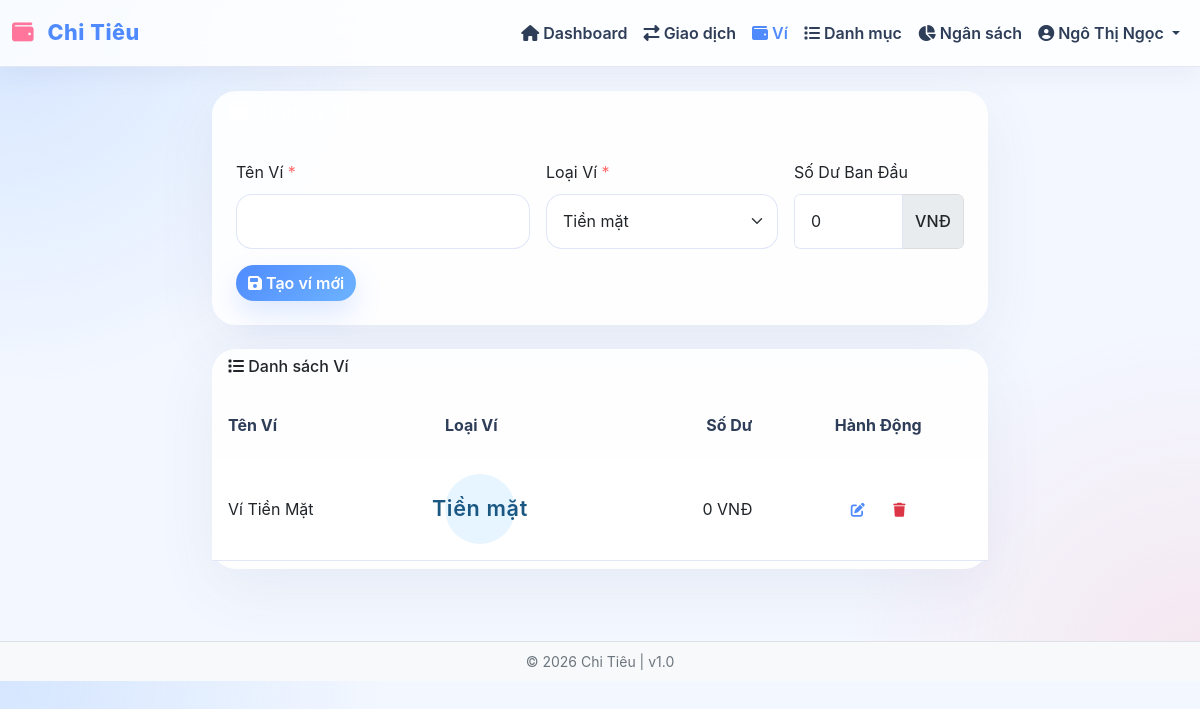
The page /wallets.php (signed in) on the database as committed earlier.
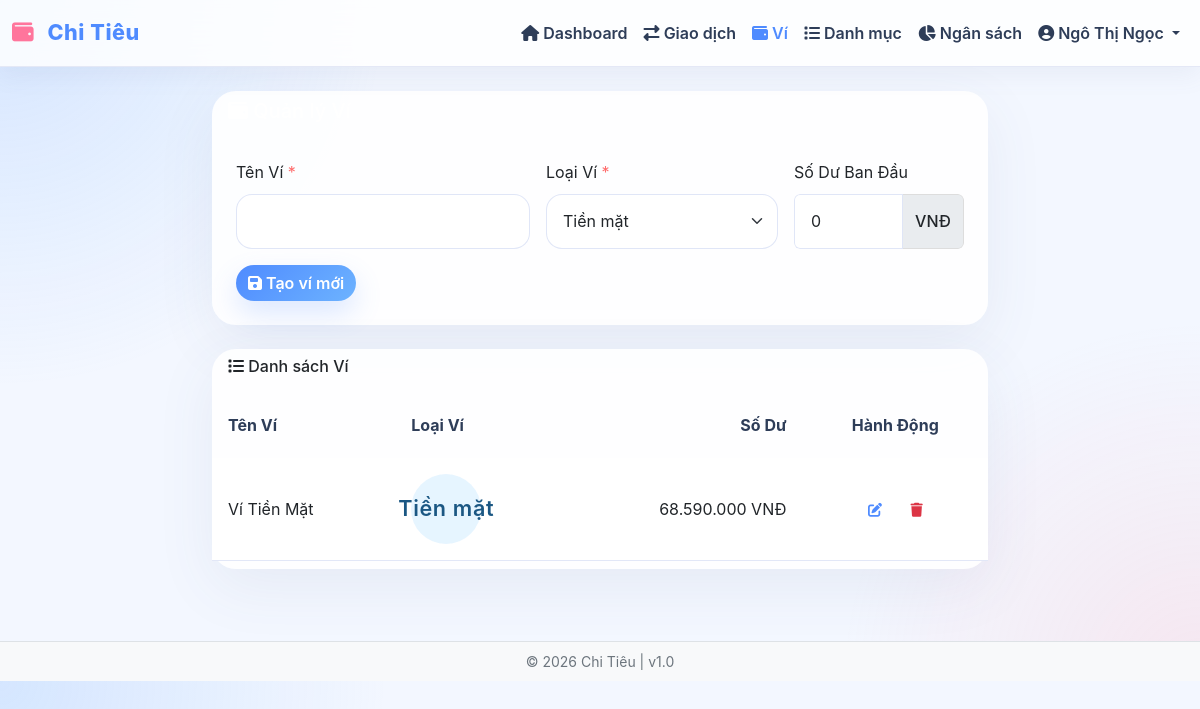
The same page on the database as committed later.
### tables this page shows
CREATE TABLE wallets (
    id INT PRIMARY KEY AUTO_INCREMENT,
    user_id INT NOT NULL,
    name VARCHAR(100) NOT NULL,
    type ENUM('Tiền mặt', 'Tài khoản ngân hàng', 'Tiết kiệm') NOT NULL DEFAULT 'Tiền mặt',
    balance DECIMAL(15, 2) NOT NULL DEFAULT 0,
    created_at TIMESTAMP DEFAULT CURRENT_TIMESTAMP,
    updated_at TIMESTAMP DEFAULT CURRENT_TIMESTAMP ON UPDATE CURRENT_TIMESTAMP,
    CONSTRAINT fk_wallet_user FOREIGN KEY (user_id) REFERENCES users(id) ON DELETE CASCADE,
    INDEX idx_wallet_user (user_id)
);

### app/functions.php (called while the page is built, shortened)
<?php
function formatCurrency($amount) {
    return number_format($amount, 0, ',', '.') . ' ' . CURRENCY;
}
function isAuthenticated() {
    return isset($_SESSION['user_id']);
}
function e($text) {
    return htmlspecialchars($text, ENT_QUOTES, 'UTF-8');
}
function getUserWallets($user_id, $db) {
    $query = "SELECT id, name, type, balance FROM wallets WHERE user_id = ? ORDER BY name";
    return $db->execute($query, [$user_id]);
}
function generateCsrfToken() {
    return $_SESSION['csrf_token'];
}

### app/Database.php (called while the page is built, shortened)
<?php
class Database {
    private $connection;
    private $host = DB_HOST;
    private $user = DB_USER;
    private $pass = DB_PASS;
    private $name = DB_NAME;
    public function connect() {
        $this->connection = new mysqli(
            $this->host,
            $this->user,
            $this->pass,
            $this->name
        );
        $this->connection->set_charset("utf8mb4");
        return $this->connection;
    }
    public function execute($sql, $params = [], $types = '') {
        try {
            $stmt = $this->connection->prepare($sql);
            if (!empty($params)) {
                if (empty($types)) {
                    $types = $this->detectTypes($params);
                }
                if (!$stmt->bind_param($types, ...$params)) {
                    throw new Exception("Bind Param Error: " . $stmt->error);
                }
            }
            if (!$stmt->execute()) {
                throw new Exception("Execute Error: " . $stmt->error);
            }
            $result = $stmt->get_result();
            return $result ? $result : $stmt;
        } catch (Exception $e) {
            error_log("Database Error: " . $e->getMessage());
            if (preg_match('/^(INSERT|UPDATE|DELETE)/i', $sql)) {
                return false;
            }
            return $this->connection->query("SELECT 1 WHERE 0");
        }
    }
    private function detectTypes($params) {
        $types = '';
        foreach ($params as $param) {
            if (is_int($param)) {
                $types .= 'i';
            } elseif (is_float($param)) {
                $types .= 'd';
            } else {
                $types .= 's';
            }
        }
        return $types;
    }
}

### wallets.php (the view, shortened to what this page needs)
<?php
require_once 'app/Database.php';
require_once 'app/functions.php';
$user_id = $_SESSION['user_id'];
$wallet = null;
$wallets = getUserWallets($user_id, $db);
?>
<?php include 'views/header.php'; ?>
<div class="row justify-content-center">
    <div class="col-lg-8">
        <div class="card border-0 shadow-sm mb-4">
            <div class="card-header bg-primary text-white">
                <h5 class="mb-0"><i class="fas fa-wallet"></i> Quản lý Ví</h5>
            </div>
            <div class="card-body">
                <form method="POST" class="row g-3">
                    <div class="col-md-5">
                        <label class="form-label">Tên Ví <span class="text-danger">*</span></label>
                        <input type="text" name="name" class="form-control" value="<?php echo $wallet ? e($wallet['name']) : ''; ?>" required>
                    </div>
                    <div class="col-md-4">
                        <label class="form-label">Loại Ví <span class="text-danger">*</span></label>
                        <select name="type" class="form-select" required>
                            <option value="Tiền mặt" <?php echo ($wallet && $wallet['type'] == 'Tiền mặt') ? 'selected' : ''; ?>>Tiền mặt</option>
                        </select>
                    </div>
                    <div class="col-md-3">
                        <label class="form-label">Số Dư Ban Đầu</label>
                        <div class="input-group">
                            <input type="number" min="0" step="0.01" name="balance" class="form-control" value="<?php echo $wallet ? e($wallet['balance']) : '0'; ?>">
                            <span class="input-group-text"><?php echo CURRENCY; ?></span>
                        </div>
                    </div>
                    <div class="col-12 d-flex gap-2">
                        <button type="submit" class="btn btn-primary">
                            <i class="fas fa-save"></i> <?php echo $wallet ? 'Cập nhật ví' : 'Tạo ví mới'; ?>
                        </button>
                    </div>
                </form>
            </div>
        </div>
        <div class="card border-0 shadow-sm">
            <div class="card-header bg-white border-bottom">
                <h6 class="mb-0"><i class="fas fa-list"></i> Danh sách Ví</h6>
            </div>
            <div class="card-body p-0">
                <div class="table-responsive">
                    <table class="table table-hover mb-0 align-middle">
                        <thead class="table-light">
                            <tr>
                                <th>Tên Ví</th>
                                <th>Loại Ví</th>
                                <th class="text-end">Số Dư</th>
                                <th class="text-center">Hành Động</th>
                            </tr>
                        </thead>
                        <tbody>
                            <?php if ($wallets->num_rows == 0): ?>
                            <tr>
                                <td colspan="4" class="text-center py-4 text-muted">Chưa có ví nào. Hãy tạo ví để bắt đầu.</td>
                            </tr>
                            <?php else: ?>
                                <?php while ($item = $wallets->fetch_assoc()): ?>
                                <tr>
                                    <td><?php echo e($item['name']); ?></td>
                                    <td><span class="badge bg-info text-white"><?php echo e($item['type'] ?? 'Tiền mặt'); ?></span></td>
                                    <td class="text-end"><?php echo formatCurrency($item['balance']); ?></td>
                                    <td class="text-center">
                                        <a href="<?php echo BASE_URL; ?>wallets.php?id=<?php echo $item['id']; ?>" class="btn btn-sm btn-outline-primary" title="Sửa">
                                            <i class="fas fa-edit"></i>
                                        </a>
                                         <a href="<?php echo BASE_URL; ?>wallets.php?action=delete&id=<?php echo $item['id']; ?>&csrf_token=<?php echo generateCsrfToken(); ?>" class="btn btn-sm btn-outline-danger" onclick="return confirm('Bạn chắc chắn muốn xóa ví này chứ?');" title="Xóa">
                                            <i class="fas fa-trash"></i>
                                        </a>
                                    </td>
                                </tr>
                                <?php endwhile; ?>
                            <?php endif; ?>
                        </tbody>
                    </table>
                </div>
            </div>
        </div>
    </div>
</div>
<?php include 'views/footer.php'; ?>

### views/header.php (shortened to what this page needs)
<!DOCTYPE html>
<html lang="vi">
<head>
    <link href="https://cdn.jsdelivr.net/npm/bootstrap@5.3.0/dist/css/bootstrap.min.css" rel="stylesheet">
    <link rel="stylesheet" href="https://cdnjs.cloudflare.com/ajax/libs/font-awesome/6.4.0/css/all.min.css">
    <link rel="stylesheet" href="<?php echo BASE_URL; ?>public/css/style.css?v=1.1">
</head>
<body>
    <?php if (isAuthenticated()): ?>
    <nav class="navbar navbar-expand-lg navbar-dark bg-primary sticky-top">
        <div class="container-fluid">
            <a class="navbar-brand" href="<?php echo BASE_URL; ?>dashboard.php">
                <i class="fas fa-wallet"></i> <?php echo APP_NAME; ?>
            </a>
            <div class="collapse navbar-collapse" id="navbarNav">
                <ul class="navbar-nav ms-auto">
                    <li class="nav-item">
                        <a class="nav-link" href="<?php echo BASE_URL; ?>dashboard.php">
                            <i class="fas fa-home"></i> Dashboard
                        </a>
                    </li>
                    <li class="nav-item">
                        <a class="nav-link" href="<?php echo BASE_URL; ?>transactions.php">
                            <i class="fas fa-exchange-alt"></i> Giao dịch
                        </a>
                    </li>
                    <li class="nav-item">
                        <a class="nav-link" href="<?php echo BASE_URL; ?>wallets.php">
                            <i class="fas fa-wallet"></i> Ví
                        </a>
                    </li>
                    <li class="nav-item">
                        <a class="nav-link" href="<?php echo BASE_URL; ?>categories.php">
                            <i class="fas fa-list"></i> Danh mục
                        </a>
                    </li>
                    <li class="nav-item">
                        <a class="nav-link" href="<?php echo BASE_URL; ?>budget.php">
                            <i class="fas fa-chart-pie"></i> Ngân sách
                        </a>
                    </li>
                    <li class="nav-item dropdown">
                        <a class="nav-link dropdown-toggle" href="#" id="userDropdown" role="button" data-bs-toggle="dropdown">
                            <i class="fas fa-user-circle"></i> <?php echo e($_SESSION['user_name'] ?? 'User'); ?>
                        </a>
                    </li>
                </ul>
            </div>
        </div>
    </nav>
    <?php endif; ?>
    <main class="<?php echo isAuthenticated() ? 'container-fluid py-4' : ''; ?>">

### views/footer.php (shortened to what this page needs)
    </main>
    <?php if (isAuthenticated()): ?>
    <footer class="bg-light py-2 mt-5 border-top footer-minimal">
        <div class="container-fluid">
            <div class="text-center text-muted">
                &copy; 2026 <?php echo APP_NAME; ?> | v1.0
            </div>
        </div>
    </footer>
    <?php endif; ?>
</body>
</html>

### public/css/style.css (style rules this page uses)
:root { --primary-color: #4f8bff; --secondary-color: #6db3ff; --accent-color: #ff759c; --success-color: #45c49f; --danger-color: #ff6b6b; --warning-color: #ffb26b; --info-color: #7dc7ff; --light-color: #f3f7ff; --surface-color: rgba(255, 255, 255, 0.9); --surface-strong: #ffffff; --text-color: #2e3d58; --muted-color: #6f7c97; --shadow: 0 18px 60px rgba(77, 93, 131, 0.08); --shadow-soft: 0 8px 24px rgba(105, 120, 150, 0.08); --shadow-hover: 0 22px 60px rgba(77, 93, 131, 0.12); }
* { margin: 0; padding: 0; box-sizing: border-box; }
body { font-family: 'Inter', 'Segoe UI', Tahoma, Geneva, Verdana, sans-serif; background: radial-gradient(circle at top left, rgba(104, 168, 255, 0.22), transparent 28%), radial-gradient(circle at bottom right, rgba(255, 155, 170, 0.18), transparent 26%), var(--light-color); color: var(--text-color); line-height: 1.65; }
.navbar { box-shadow: var(--shadow-soft); background: rgba(255, 255, 255, 0.82) !important; backdrop-filter: blur(16px); border-bottom: 1px solid rgba(225, 230, 245, 0.9); }
.navbar-brand { font-weight: 800; font-size: 1.35rem; letter-spacing: 0.55px; color: var(--primary-color) !important; }
.navbar-brand i { margin-right: 0.5rem; color: var(--accent-color); }
.navbar-nav .nav-link { color: var(--text-color) !important; font-weight: 600; padding: 0.75rem 1rem; }
.navbar-nav .nav-link.active, .navbar-nav .nav-link:hover { color: var(--primary-color) !important; }
.card { border-radius: 24px; transition: transform 0.3s ease, box-shadow 0.3s ease; background: var(--surface-color); border: 1px solid rgba(223, 229, 247, 0.75); box-shadow: var(--shadow); }
.card .badge { font-size: 1.35rem; width: 70px; height: 70px; display: flex; align-items: center; justify-content: center; opacity: 0.95; }
.text-danger { color: var(--danger-color) !important; }
.card-header { border-radius: 24px 24px 0 0 !important; font-weight: 700; background: transparent !important; border-bottom: none !important; padding-bottom: 0.75rem; }
.card-body { background: transparent; }
.btn { border-radius: 18px; font-weight: 600; transition: all 0.25s ease; border: none; }
.btn-primary { background: linear-gradient(135deg, var(--primary-color) 0%, var(--secondary-color) 100%); color: white; box-shadow: 0 12px 28px rgba(79, 139, 255, 0.2); }
.btn-outline-primary { color: var(--primary-color); border-color: var(--primary-color); }
.btn-sm { padding: 0.375rem 0.75rem; font-size: 0.875rem; }
.form-control, .form-select { border-radius: 16px; border: 1px solid rgba(223, 229, 247, 0.95); padding: 0.9rem 1rem; transition: all 0.3s ease; background-color: rgba(255, 255, 255, 0.98); }
.table { margin-bottom: 0; border-collapse: separate; border-spacing: 0 0.5rem; }
.table thead th { border: none; font-weight: 700; color: var(--text-color); background-color: transparent; padding: 1rem 1rem 0.75rem; }
.table tbody tr { background: var(--surface-strong); border: 1px solid rgba(223, 229, 247, 0.9); border-radius: 18px; transition: all 0.3s ease; }
.table tbody td { padding: 1rem; vertical-align: middle; }
.badge { padding: 0.55rem 0.85rem; font-weight: 600; font-size: 0.85rem; border-radius: 999px; letter-spacing: 0.03em; }
.badge.bg-info { background: rgba(125, 199, 255, 0.2) !important; color: #0f4f7d !important; }
.card-body { flex: 1; padding: 1.5rem; background: transparent; }
.input-group { border-radius: 6px; overflow: hidden; }
.input-group .form-control, .input-group .form-select { border-radius: 0; }
.input-group .form-control:first-child { border-radius: 6px 0 0 6px; }
.input-group .form-select:last-child, .input-group .input-group-text:last-child { border-radius: 0 6px 6px 0; }
.input-group-text { background-color: #e9ecef; border-color: #ddd; font-weight: 500; }
footer { margin-top: auto; background-color: white; }
.text-muted { color: #6c757d !important; }
.border-0 { border: none !important; }
.shadow-sm { box-shadow: var(--shadow) !important; }
.card { animation: slideIn 0.3s ease; }
.footer-minimal { padding: 1rem; font-size: 0.875rem; }

Rows that differ between the two databases and show on the page:
changed wallets "Tiền mặt": balance "0 VNĐ" → "68.590.000 VNĐ"
